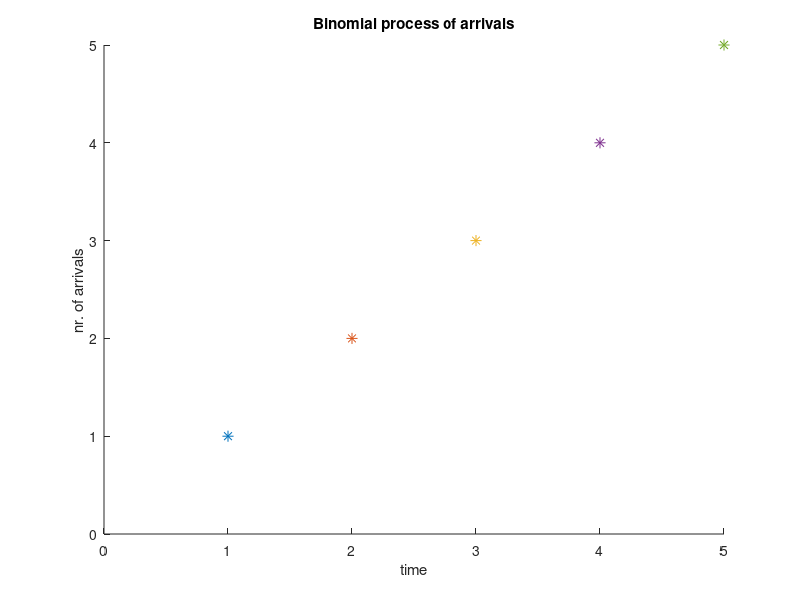

Write the MATLAB code that produced this figure.
% Simulation of Binomial counting process.
% and illustration of the generated discrete-time process
% with Delta frame size.

NB = input('length of sample path = ');
p = input('prob. of success (arrival) = ');
X = zeros(1, NB); % allocate memory for X
X(1) = (rand < p); % first Bernoulli trial; X nr. of successes
for t = 2 : NB
    X(t) = X(t - 1) + (rand < p); % count the nr. of successes
end
%X

% illustration

Del = input('frame size (in seconds) = ');
axis([ 0 NB 0 max(X)]); % allocate the box for the entire simulated segment
hold on
title('Binomial process of arrivals');
xlabel('time');
ylabel('nr. of arrivals')
for t = 1 : NB
    plot(t, X(t), '*', 'MarkerSize', 8) % plot each point with '*'
    pause(Del) % to see it in real time
end
hold off